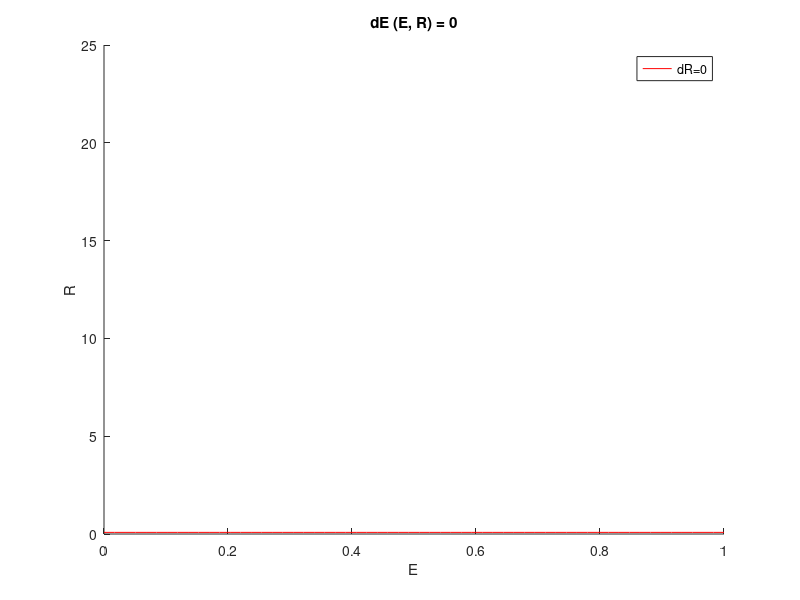

Here is the MATLAB script that generated this plot:
% Mutual inhibition example from Tyson (2003) Cuur. Op. Cell. Biol.
% E <=> EP, E -> R degradation, R -> E phosphorylation, S -> R production
% dR = k0 + k1*S - (k21 + k22*E)*R                                 ---(1)
% dE = -k2E*R*E/(E + Km2) + k1E*(Etot - E)/((Etot - E) + km1)      ---(2)

global k0; global k1; global k21;
global k22; global Km1; global Km2;
global k2E; global k1E;
global S; global Etot;

k0 = 0; k1 = 0.05; k21 = 0.1; k22 = 0.5;
Km1 = 0.05; Km2 = 0.05; k2E = 0.2; k1E = 1;
Etot = 1; S = 100;

% % R: xx, E: yy
% [xx, yy] = meshgrid(0:0.1:3, 0:0.25:6);
% 
% dR = k0 + k1*S - (k21 + k22.*yy).*xx;
% dE = -k2E*xx.*yy./(yy + Km2) + k1E*(Etot - yy)./((Etot - yy) + Km1);
% 
% L = sqrt(dR.^2 + dE.^2);
% 
% quiver(xx, yy, dR./L, dE./L, 0.5);

dR = @(E, R) k0 + k1*S - (k21 + k22*E)*R;
dE = @(E, R) -k2E*R*E/(E + Km2) + k1E*(Etot - E)/((Etot - E) + Km1);

figure
hold on

ez1 = ezplot(@(E, R) dR(E, R), [0 1 0 25]);
ez2 = ezplot(@(E, R) dE(E, R), [0 1 0 25]);
legend('dR=0', 'dE=0');
set(ez2, 'color', 'r');


